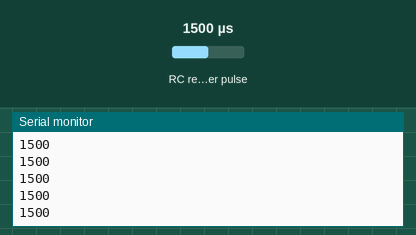
This sketch was run on a simulated Arduino Uno, built with avr-gcc and run on an emulated ATmega328P. Parts: the last lines printed to the serial monitor. Wiring (inferred from the names in the program): RC receiver channel: data pin 8. The test bench sets the inputs (shaded band); at power-on: RC receiver pulse 1500 µs.

Above: at 1.2 s.
1.3 s: RC receiver pulse (sensor on pin 8) set to 1020 µs
At 1.37 s:
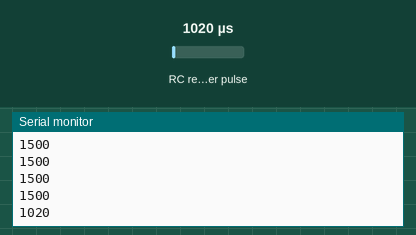
2.8 s: RC receiver pulse (sensor on pin 8) set to 1250 µs
At 2.83 s:
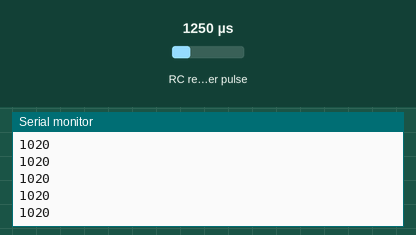
Timing chart, 0 to 5.8 s (numbered marks = the images above; inputs shaded):
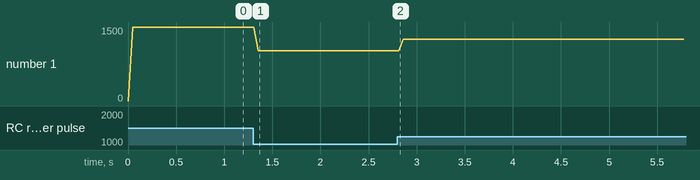

Measured:
- after the input at 1.3 s, the serial monitor: prints a new line after 0.06 s (image 1)
- plotted number 1: 1500 → 1020 after the input at 1.3 s, 1020 → 1248 after the input at 2.8 s

The sketch:

RC_INTERRUPT_SERVICE_1CHANNEL.ino
```cpp
#include <PinChangeInt.h>

unsigned long channel1Start;

volatile int channel1Cycle;

#define channel1 8
#define channel2 7
#define channel3 6

#define RC_ENABLE 1

void setup() {
  Serial.begin(115200);
  if (RC_ENABLE == 1){
    pinMode(channel1,INPUT);digitalWrite(channel1,HIGH);PCintPort::attachInterrupt(channel1,&channel1Update,CHANGE);
    //pinMode(channel2,INPUT);digitalWrite(channel2,HIGH);//PCintPort::attachInterrupt(channel2,&channel2Update,CHANGE);
    //pinMode(channel3,INPUT);digitalWrite(channel3,HIGH);//PCintPort::attachInterrupt(channel3,&channel3Update,CHANGE);
  }
}

void loop() {
  Serial.println(channel1Cycle);
  delay(50);
}

void channel1Update(){

    if (digitalRead(channel1) == 1){
      channel1Start = micros();
    } else {
      channel1Cycle = micros() - channel1Start;
      //PCintPort::detachInterrupt(channel1);
      //PCintPort::detachInterrupt(channel3);
      //PCintPort::attachInterrupt(channel2,&channel2Update,CHANGE);
    }
}
```
